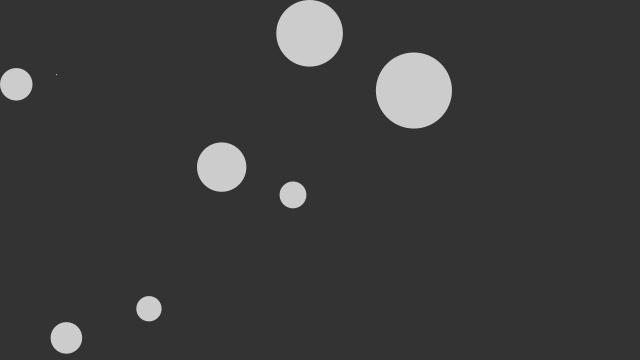
Frame 1 (no input)
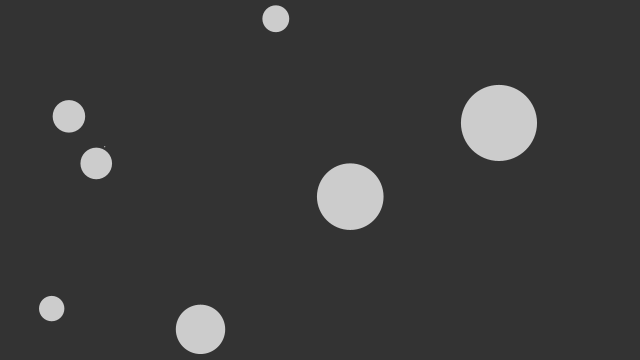
Frame 60 (the mouse pressed at the canvas centre just before this capture)
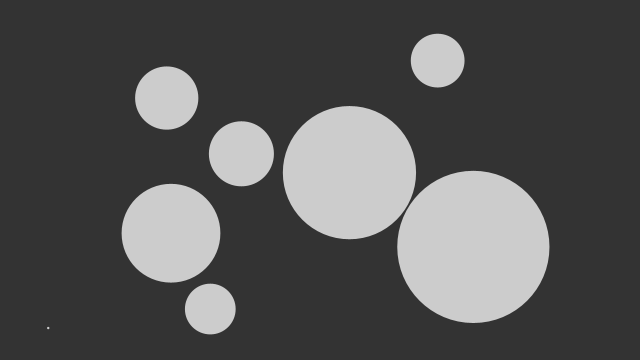
Frame 120 (the mouse held since frame 60 and released just before this capture)

The Processing sketch that drew these frames (run headless with seeded random() and noise(); from frame 60 on, the mouse is pressed at the canvas centre):

// Processing sketch: collisionAltStudy
// ── collisionAltStudy.pde
Ball[] balls = new Ball[0];
Ball Nball;
int bN = 8;
int [] [] collisions = new int[0][2];
int [] nCol = new int [2];
int [] [] avCols = new int[0][2];
Col[] cols = new Col[0];
Col nColision;

void setup() {
  size(640, 360);
  
  for(int i = 0; i < bN; i++){
    Ball Nball = new Ball(random(width), random(height), random(40), i);
    balls = (Ball[]) append(balls, Nball);
    
  }
  collisions = new int[0][2];
  for(int i = 0; i < balls.length; i++){
   for(int j = 0; j < balls.length; j++){
     if(i != j && isThere(i,j) == false){
       balls[i].collisionCheck(balls[j]);
     }
   }
  }
  if(collisions.length > 0){
    for(int i=0; i<collisions.length; i++){
       balls[collisions[i][0]].collisionSolve(balls[collisions[i][1]]);
    }
  }
}

void draw() {
  background(51);



  for(int i = 0; i < balls.length; i++){
    
    if(mousePressed){
      balls[i].sRad = 2;
    }
    balls[i].update();
    balls[i].checkBoundaryCollision();
    
    
    
    balls[i].display();
  }
  collisions = new int[0][2];
  for(int i = 0; i < balls.length; i++){
   for(int j = 0; j < balls.length; j++){
     if(i != j && isThere(i,j) == false){
       balls[i].collisionCheck(balls[j]);
     }
   }
  }
  if(collisions.length > 0){
    for(int i=0; i<collisions.length; i++){
       balls[collisions[i][0]].collisionSolve(balls[collisions[i][1]]);
    }
  }
  
}

class Ball {
  PVector position;
  PVector velocity;
  PVector gPwr;
  int ind;
  float radius, sRad, fRad, m;
  boolean g = false;
  

  Ball(float x, float y, float r_, int i_) {
    position = new PVector(x, y);
    velocity = PVector.random2D();
    velocity.mult(3);
    gPwr = new PVector(0,0);
    radius = r_;
    m = radius*.1;
    sRad = 1;
    fRad = radius*sRad;
    ind = i_;
  }

  void update() {
    position.add(velocity);
    if(sRad == 2){ g = true; } else { g= false;}
    fRad = radius*sRad;
    sRad = lerp(sRad, 1, .05);
    
    //gPwr = velocity.normalize().mult(map(sRad, 2,1.9, radius/2, 0));
  }

  void checkBoundaryCollision() {
    if (position.x > width-fRad) {
      position.x = width-fRad;
      velocity.x *= -1;
      if(g){ velocity.x *= (radius/2)/12;}
    } else if (position.x < fRad) {
      position.x = fRad;
      velocity.x *= -1;
      if(g){ velocity.x *= (radius/2)/12;}
    } else if (position.y > height-fRad) {
      position.y = height-fRad;
      velocity.y *= -1;
      if(g){ velocity.y *= (radius/2)/12;}
    } else if (position.y < fRad) {
      position.y = fRad;
      velocity.y *= -1;
      if(g){ velocity.y *= (radius/2)/12;}
    }
  }
  
  void collisionCheck(Ball other) {

    // Get distances between the balls components
    PVector distanceVect = PVector.sub(other.position, position);

    // Calculate magnitude of the vector separating the balls
    float distanceVectMag = distanceVect.mag();

    // Minimum distance before they are touching
    float minDistance = fRad + other.fRad;

    if (distanceVectMag < minDistance) {
      int [] nCol = new int [2];
      nCol[0] = min(ind, other.ind);
      nCol[1] = max(ind, other.ind);
      collisions = (int[][]) append(collisions, nCol);
    }
  }

  void collisionSolve(Ball other) {

    // Get distances between the balls components
    PVector distanceVect = PVector.sub(other.position, position);

    // Calculate magnitude of the vector separating the balls
    float distanceVectMag = distanceVect.mag();

    // Minimum distance before they are touching
    float minDistance = fRad + other.fRad;

    if (distanceVectMag < minDistance) {
      
      
      float distanceCorrection = (minDistance-distanceVectMag)/2;
      PVector d = distanceVect.copy();
      PVector correctionVector = d.normalize().mult(distanceCorrection);
      other.position.add(correctionVector); //<>//
      position.sub(correctionVector);
      
      

      // get angle of distanceVect
      float theta  = distanceVect.heading();
      // precalculate trig values
      float sine = sin(theta);
      float cosine = cos(theta);

      /* bTemp will hold rotated ball positions. You 
       just need to worry about bTemp[1] position*/
      PVector[] bTemp = {
        new PVector(), new PVector()
      };

      /* this ball's position is relative to the other
       so you can use the vector between them (bVect) as the 
       reference point in the rotation expressions.
       bTemp[0].position.x and bTemp[0].position.y will initialize
       automatically to 0.0, which is what you want
       since b[1] will rotate around b[0] */
      bTemp[1].x  = cosine * distanceVect.x + sine * distanceVect.y;
      bTemp[1].y  = cosine * distanceVect.y - sine * distanceVect.x;

      // rotate Temporary velocities
      PVector[] vTemp = {
        new PVector(), new PVector()
      };

      vTemp[0].x  = cosine * velocity.x + sine * velocity.y;
      vTemp[0].y  = cosine * velocity.y - sine * velocity.x;
      vTemp[1].x  = cosine * other.velocity.x + sine * other.velocity.y;
      vTemp[1].y  = cosine * other.velocity.y - sine * other.velocity.x;

      /* Now that velocities are rotated, you can use 1D
       conservation of momentum equations to calculate 
       the final velocity along the x-axis. */
      PVector[] vFinal = {  
        new PVector(), new PVector()
      };

      // final rotated velocity for b[0]
      vFinal[0].x = ((m - other.m) * vTemp[0].x + 2 * other.m * vTemp[1].x) / (m + other.m);
      vFinal[0].y = vTemp[0].y;

      // final rotated velocity for b[0]
      vFinal[1].x = ((other.m - m) * vTemp[1].x + 2 * m * vTemp[0].x) / (m + other.m);
      vFinal[1].y = vTemp[1].y;

      // hack to avoid clumping
      bTemp[0].x += (vFinal[0].x*3);
      bTemp[1].x += (vFinal[1].x*3);

      /* Rotate ball positions and velocities back
       Reverse signs in trig expressions to rotate 
       in the opposite direction */
      // rotate balls
      PVector[] bFinal = { 
        new PVector(), new PVector()
      };

      bFinal[0].x = cosine * bTemp[0].x - sine * bTemp[0].y;
      bFinal[0].y = cosine * bTemp[0].y + sine * bTemp[0].x;
      bFinal[1].x = cosine * bTemp[1].x - sine * bTemp[1].y;
      bFinal[1].y = cosine * bTemp[1].y + sine * bTemp[1].x;

      // update balls to screen position
      other.position.x = position.x + bFinal[1].x;
      other.position.y = position.y + bFinal[1].y;

      position.add(bFinal[0]);

      // update velocities
      velocity.x = cosine * vFinal[0].x - sine * vFinal[0].y;
      velocity.y = cosine * vFinal[0].y + sine * vFinal[0].x;
      other.velocity.x = cosine * vFinal[1].x - sine * vFinal[1].y;
      other.velocity.y = cosine * vFinal[1].y + sine * vFinal[1].x;
    }
  }

  void display() {
    noStroke();
    fill(204);
    ellipse(position.x, position.y, fRad*2, fRad*2);
  }
}

class Col{
  int components [] = new int[2];
  boolean checked = false;
  
  Col(int i_, int j_){
    components[0] = i_;
    components[1] = j_;
  }
}

/*boolean checkRecurrent(int [] arr, int n){
  int counter = 0;
  for(int i = 0; i < arr.length; i++){
   if(arr[i] == n){
    counter += 1;
   }
  }
  if(counter == 0) { return false; }
  if(counter == 1) { return true; }
  if(counter > 1) { return true; println("tooRecurrent"); }
}
*/


/*
boolean recurrentElements(int [] arr_, int [] arr2){
  if(arr_.length == arr2.length){
    int counter = 0;
    for(int i = 0; i < arr_.length; i++){
      for(int j = 0; j < arr_.length; j++){
       if(arr_[i] == arr2[j]){
        counter += 1;
       }
      }
    }
    if(counter == arr_.length ) { return true; }
  }
  
}
*/

boolean isThere(int i_, int j_){
  boolean is = false;
  int [] arr_ = {min(i_, j_), max(i_,j_)};
  for(int i = 0; i < collisions.length; i++){
    if(arr_.equals(collisions[i])){
      is = true;
    }
  }
  return is;
}
